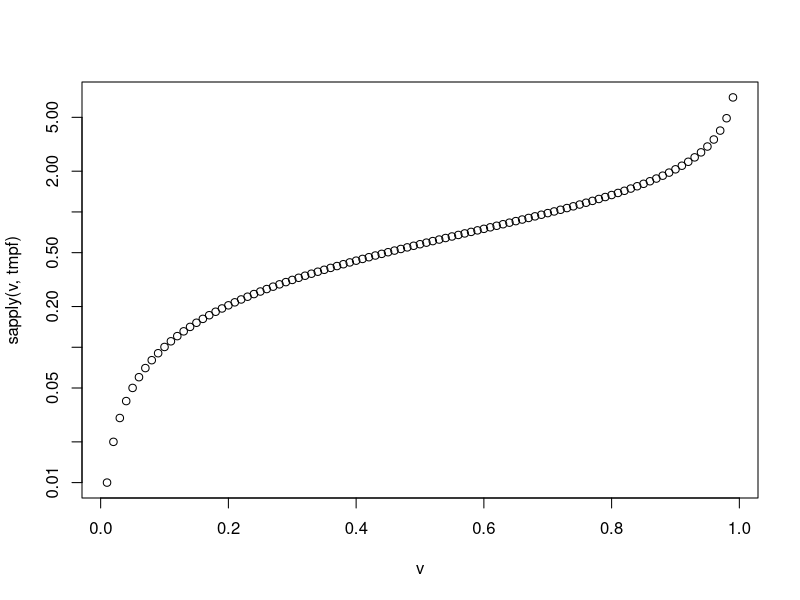

Write R code to recreate this figure.
## ---- chunk 1
library(Matrix)
library(lme4)
## ---- chunk 2
set.seed(102)
rc <- function(n) {
    m <- matrix(0, n, n)
    m[lower.tri(m, diag = TRUE)] <- rnorm(n*(n+1)/2)
    m
}
tchol <- function(A) t(chol(A))
A <- rc(3)
B <- rc(3)
c1 <- tchol(kronecker(tcrossprod(A), tcrossprod(B)))
c2 <- kronecker(A,B)
stopifnot(all.equal(c1, c2))
## ---- chunk 3
##' unpack a list into the current (calling) environment
##' this is a replacement for \code{with()} (which is hard to debug) and \code{attach()} (which is frowned upon by CRAN/triggers package-check warnings)
##' (for more traditional Python tuple unpacking see the \code{zeallot} package)
##' @param x a named vector or a list
##' @export
unpack <- function(x) {
    if (any(names(x) == "")) stop("unnamed elements in x")
    invisible(list2env(as.list(x), envir = parent.frame()))
}
##' convenience function for matrix display
ifun <- function(x) {
    x |> Matrix() |> image(sub = "", xlab = "", ylab = "")
}
##' convert half-vec to a lower-triangular matrix
## https://en.wikipedia.org/wiki/Vectorization_(mathematics)#Half-vectorization
hvec2mat <- function(x) {
    n <- (sqrt(8*length(x)+1)-1)/2
    m <- matrix(0, n, n)
    m[lower.tri(m, diag = TRUE)] <- x
    m
}

## brute force cmoputation of chol(AR1)
## closed form expression with factor of ... sqrt(1+1/rho) ?
ar1_chol <- function(rho, sigma, n) {
    m <- matrix(0, n, n)
    m[] <- rho^(abs(row(m)- col(m)))
    sigma*t(chol(m))
}
## ---- chunk 4
## playing with examples to try to guess the form of chol(AR1) ...
ar1_chol(rho = 0.5, sigma = 1, n = 3)  ## cols 2 ... are * sqrt(3)
ar1_chol(rho = 0.75, sigma = 1, n = 3)  ## cols 2 ... are * 6/8
tmpf <- function(rho) {
    a <- ar1_chol(rho = rho, sigma = 1, n = 3)
    a[2,1]/a[2,2]
}
tmpf(0.5)       ## 1/sqrt(3)
tmpf(1/sqrt(2)) ## 1
tmpf(0.8)       ## 4/3
v <- (1:99)/100
plot(v, sapply(v, tmpf), log = "y")
## ---- chunk 5
## generate theta parameters for an AR1 ⨂ AR1 model
get_theta <- function(p) {
    nm <- c("sigma", "rho_R", "rho_C", "n_R", "n_C")
    ## p: sigma, rho_R, rho_C, n_R, n_C
    if (!is.null(names(p)) && any(names(p) != "" & names(p) != nm)) {
        stop("name mismatch")
    }
    unpack(setNames(p, nm))
    K <- kronecker(ar1_chol(rho_R, sigma, n_R), ar1_chol(rho_C, 1, n_C))
    K[lower.tri(K, diag = TRUE)]
}
## test
rvec <- c(sigma = 2, rho_R = 0.8, rho_C = 0.2, n_R = 10, n_C = 10)
t1 <- get_theta(rvec)
m1 <-  t1 |> hvec2mat() |> tcrossprod()
## ifun(m1)
## test Kronecker identity again
m2 <- kronecker(tcrossprod(ar1_chol(0.8, 2, 10)),
                tcrossprod(ar1_chol(0.2, 1, 10)))
stopifnot(all.equal(m1, m2))
## ---- chunk 6
set.seed(101)
dd <- expand.grid(row = 1:10, col = 1:10, block = 1:10, rep = 1:3)
## suppress the "xx parameter not named" messages
dd$y <- suppressMessages(
    simulate(~ 1 + (interaction(row, col) | block),
             newdata = dd,
             newparams = list(beta = 0, theta = t1, sigma = 1),
             family = gaussian)[[1]]
    )
## ---- chunk 7
lmod1 <- lFormula(y ~ 1 + (interaction(row, col) | block), data = dd)
## str(f1$reTrms)
devfun <- do.call(mkLmerDevfun, lmod1)
## deviance (REML criterion) with original theta parameter ...
(d1 <- devfun(t1))
devfun2 <- function(theta0) {
    ## right now rows/cols are hard-coded ...
    devfun(get_theta(c(theta0, n_R = 10, n_C = 10)))
}
## dev/REMLcrit with original reduced-theta parameters ...
stopifnot(all.equal(d1, devfun2(rvec[1:3])))
## ---- chunk 8
opt1 <- nloptwrap(rvec[1:3], devfun2,
                lower = c(0, -1, -1),
                upper = c(Inf, 1, 1))
## ---- chunk 9
print(opt1)
## ---- chunk 10
m1 <- mkMerMod(environment(devfun), opt1, lmod1$reTrms, fr = lmod1$fr)
## ---- chunk 11
sum_out <- capture.output(summary(m1))
## ---- chunk 12
cat(c(sum_out[1:13], "\n...\n[LOTS MORE]\n...\n", sum_out[826:length(sum_out)]),
    sep = "\n")
## ---- chunk 13
## if we set the cor bounds at +/-1 we get into trouble taking the
## chol(AR1) -- should implement it directly ...
opt2 <- nloptwrap(c(1, 0.5, 0.5), devfun2,
                lower = c(0, -0.99, -0.99),
                upper = c(Inf, 0.99, 0.99))
stopifnot(all.equal(c(opt1$par, opt1$fval), c(opt2$par, opt2$fval),
          tolerance = 1e-4))
